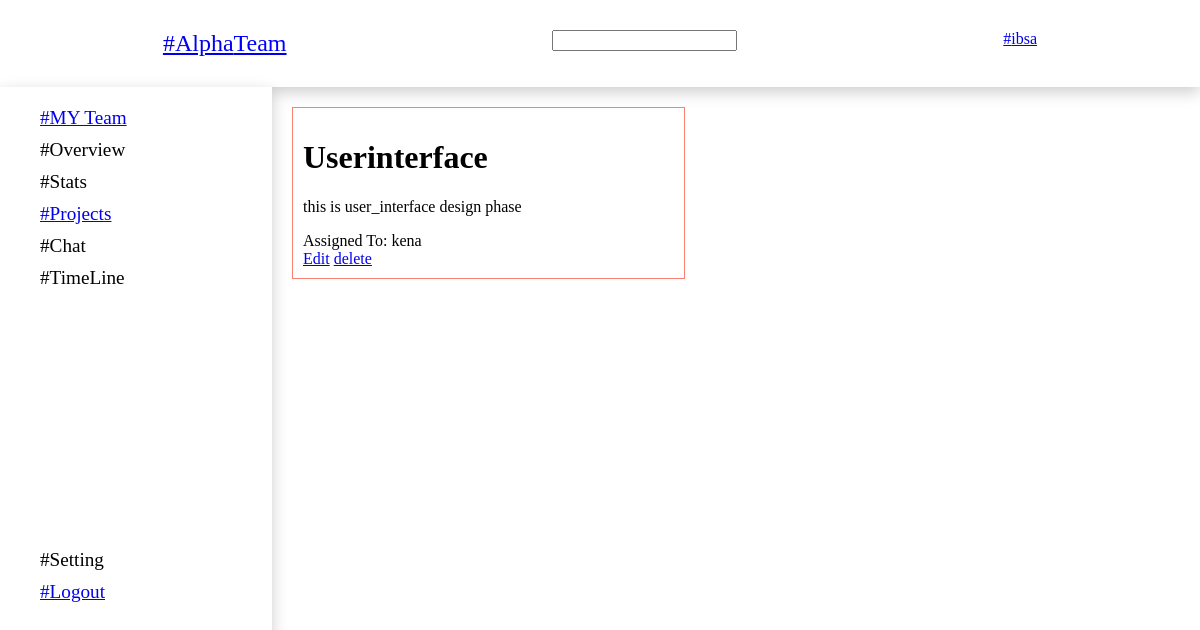
Screenshot of /dashboard/task/Userinterface/ (signed in) with the database file from the repository.
### projects/models.py (models this page shows, shortened)
class Task(models.Model):
    TODO = 'TD'
    COMPLETED = 'C'
    INPROGRESS = 'P'
    status_choice = [
        (TODO, 'Todo Task'),
        (COMPLETED, 'Completed Task'),
        (INPROGRESS, 'Inprogress Task'),
    ]
    task_name = models.CharField(max_length=50)
    description = models.TextField()
    assigned_to = models.ManyToManyField(User, through="TaskUser")
    updated = models.DateTimeField(auto_now=True)
    created = models.DateTimeField(auto_now_add=True)
    start_date = models.DateTimeField()
    deadline_date = models.DateTimeField()
    task_status = models.CharField(max_length=2, choices=status_choice, default=TODO)

### projects/views.py (the view)
# urls.py: path('task/<str:pk>/', views.show_task_detail, name = "task_detail"),
@login_required(login_url='login')
def show_task_detail(request, pk):
    task_name = Task.objects.get(task_name=pk)
    return render(request, 'projects/Task_info.html', {'task':task_name})

### projects/context_processors.py (called while the page is built)
@login_required(login_url='login')
def access_completed_task(request):
    completed_task = Task.objects.filter(task_status = 'C')
    return {'completed':completed_task, 'no_completed':len(completed_task)}

@login_required(login_url='login')
def access_inprogress_task(request):
    inprogress = Task.objects.filter(task_status = 'P')
    return {'inprogress':inprogress, 'no_inprogress':len(inprogress)}

@login_required(login_url='login')
def access_todo_task(request):
    todo_task = Task.objects.filter(task_status = 'TD')
    return {'todoTasks':todo_task, 'no_todo':len(todo_task)}

### projects/templates/projects/Task_info.html
{% extends 'index.html' %}
{% load static %}
{% block extra_head %}
<link rel="stylesheet" href="{% static 'CSS/task_info.css' %}">
{% endblock %}
{% block content %}
<div class="task-detail">
    <div class="task_name">
        <h1>{{task.task_name}}</h1>
    </div>
    <div class="task-desciption">
        <p>{{task.description}}</p>
    </div>
    <div class="contributors">
        {% for name in task.assigned_to.all %}
            Assigned To: {{name}}
        {% endfor %}
    </div>
    <div class="task-detail-footer">
        <div class="edit-delete">
            <a href={% url 'update_task' task.id %}>Edit</a>
            <a href={% url 'delete_task' task.id %}>delete</a>
        </div>
    </div>
</div>
{% endblock %}

### Templates/index.html (shortened to what this page needs)
{% load static %}
<!DOCTYPE html>
<html lang="en">
<head>
    {% load livereload_tags %}
    <link rel="stylesheet" href="{% static 'CSS/style.css' %}">
    {% block extra_head %}{% endblock %}
</head>
<body>
    <header>
        <div class="header">
            <div class="top-sidebar">
                <a href={% url  'home' %}>#Alpha<span>Team</span></a>
            </div>
            <div class="search">
                <input type="text">
            </div>
            <div class="profile">
                <a href={% url 'my-profile' %}>#<span>{{request.user}}</span></a>
            </div>
        </div>
    </header>
    <main>
        <div class="sidebar">
            <div class="navigation">
                <nav class="nav-bar">
                    <div class="nav-upper">
                        <div class="create_team nav-items">
                            <a href={% url 'user-page'  %}>#MY Team</a>
                        </div>
                        <div class="overview nav-items">
                            #Overview
                        </div>
                        <div class="stats nav-items">
                            #Stats
                        </div>
                        <div class="Projects nav-items">
                            <a href={% url 'projects' %}>#Projects</a>
                        </div>
                        <div class="chat nav-items">
                            #Chat
                        </div>
                        <div class="timeline nav-items">
                            #TimeLine
                        </div>
                    </div>
                    <div class="nav-lower">
                        <div class="settings nav-items">
                            #Setting
                        </div>
                        <div class="logout nav-items">
                            <a href={% url 'logout' %}>#Logout</a>
                        </div>
                    </div>
                </nav>
            </div>
        </div>
        <div class="main-section">
            {% block content %}
            {% endblock %}
        </div>
    </main>
</body>
</html>

### static/CSS/style.css (style rules this page uses)
body { width: 100%; margin: 0; }
main { display: flex; flex-direction: row; }
.main-section { display: flex; flex-direction: column; width: 80%; }
.header { display: flex; justify-content: space-around; padding: 30px; box-shadow: rgba(0, 0, 0, 0.2) 0px 5px 15px; }
.sidebar { background-color: #fff; box-shadow: rgba(0, 0, 0, 0.2) 0px 5px 15px; padding: 20px; width: 20%; height: 100vh; }
.top-sidebar { font-size: 1.5em; }
.top-sidebar span { color: blue; }
.navigation { margin-left: 20px; }
.nav-lower { margin-top: 250px; }
.nav-items { height: 2rem; font-size: 1.2rem; }

### static/CSS/task_info.css (style rules this page uses)
.task-detail { width: 40%; padding: 10px; border: 1px solid salmon; margin: 20px; }

### rows the page displays
Task: task_name "Userinterface", description "this is user_interface design phase"

### other values shown
{{ request.user }} "ibsa"
{{ name }} "kena"
